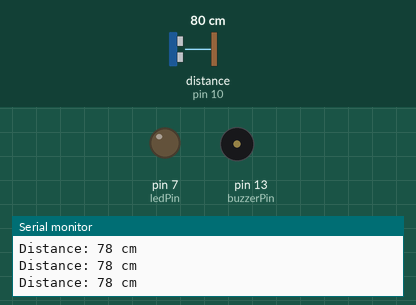
Simulated run of this sketch. Board: Arduino Uno, built with avr-gcc and run on an emulated ATmega328P. Parts: output pins drawn as LEDs (lit = HIGH), buzzer (waves = sounding), the last lines printed to the serial monitor. Wiring (inferred from the names in the program): ultrasonic range finder: trigger pin 9; echo pin 10. Inputs (shaded band) come from the test bench; at power-on: distance to the obstacle (sensor on pin 10) 80 cm. The echo pulse lasts 58.3 µs per cm; pins used as bus, display or sensor lines are not drawn.

Above: at 1.3 s.
1.4 s: distance to the obstacle (sensor on pin 10) set to 54 cm
2.9 s: distance to the obstacle (sensor on pin 10) set to 45 cm
At 4.2 s:
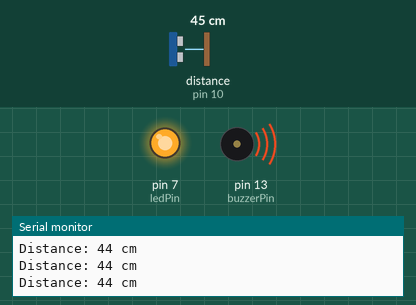
4.5 s: distance to the obstacle (sensor on pin 10) set to 60 cm
At 5.7 s:
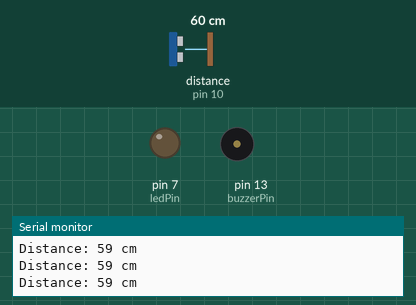
6.0 s: distance to the obstacle (sensor on pin 10) set to 2 cm
At 7.4 s:
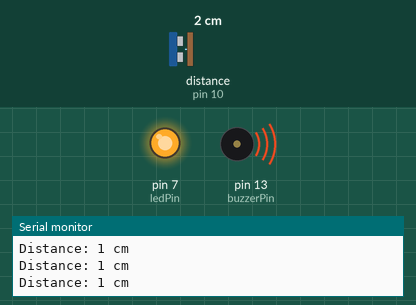
Timing chart, 0 to 8.5 s (numbered marks = the images above; inputs shaded):
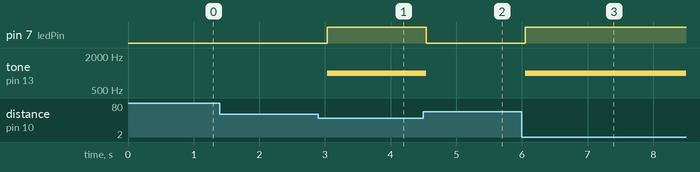

Measured:
- the behaviour switches between 51 and 50 cm on distance to the obstacle (sensor on pin 10) (found by bisection; images 0 and 1)
- after the input at 2.9 s, pin 7 (ledPin): LOW → HIGH after 0.13 s; tone on pin 13 (buzzerPin): silent → 1000 Hz after 0.13 s
- after the input at 4.5 s, pin 7 (ledPin): HIGH → LOW at once; tone on pin 13 (buzzerPin): 1000 Hz → silent at once
- after the input at 6.0 s, pin 7 (ledPin): LOW → HIGH after 0.05 s; tone on pin 13 (buzzerPin): silent → 1000 Hz after 0.05 s

The sketch:

echoguard.ino
```cpp
int distance; // Define pins for ultrasonic sensor
const int trigPin = 9;
const int echoPin = 10;

// Define pins for LED and buzzer
const int ledPin = 7;
const int buzzerPin = 13;

// Variables for duration and distance
long duration;

void setup() {
  // Initialize serial communication
  Serial.begin(9600);

  // Set pin modes for ultrasonic sensor
  pinMode(trigPin, OUTPUT);
  pinMode(echoPin, INPUT);

  // Set pin modes for LED and buzzer
  pinMode(ledPin, OUTPUT);
  pinMode(buzzerPin, OUTPUT);
}

void loop() {
  // Clear the Trig pin
  digitalWrite(trigPin, LOW);
  delayMicroseconds(2);

  // Trigger the sensor
  digitalWrite(trigPin, HIGH);
  delayMicroseconds(10);
  digitalWrite(trigPin, LOW);

  // Read the Echo pin
  duration = pulseIn(echoPin, HIGH);

  // Calculate the distance in centimeters
  distance = duration * 0.034 / 2;

  // Print the distance to the Serial Monitor
  Serial.print("Distance: ");
  Serial.print(distance);
  Serial.println(" cm");

  // If the distance is less than 50 cm, turn on LED and buzzer
  if (distance > 0 && distance < 50) {
    digitalWrite(ledPin, HIGH);    // Turn on LED
    tone(buzzerPin, 1000);         // Turn on buzzer at 1000 Hz
  } else {
    digitalWrite(ledPin, LOW);     // Turn off LED
    noTone(buzzerPin);             // Turn off buzzer
  }

  delay(500);  // Wait for half a second before the next measurement
}
```
